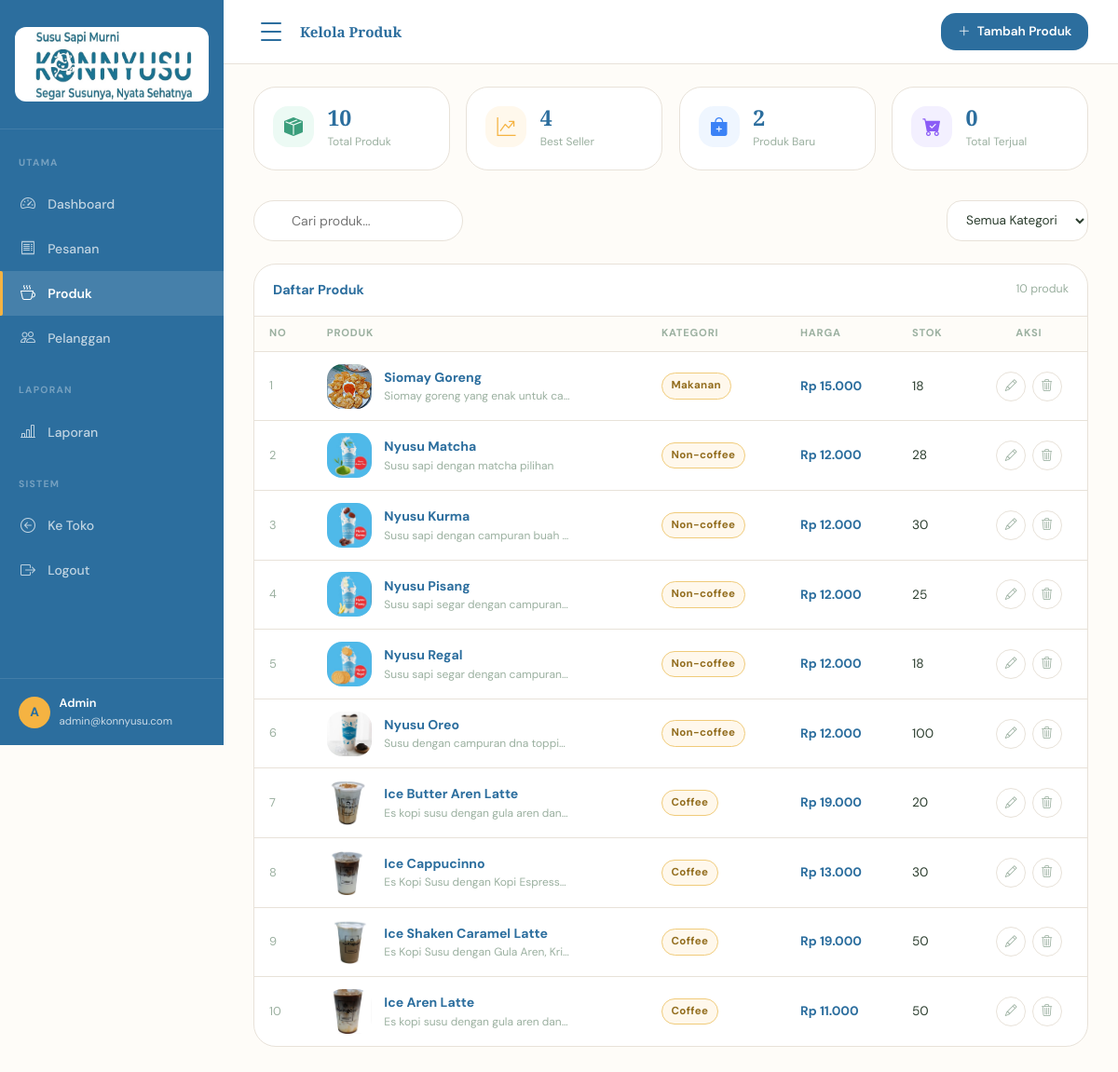
The app's page /admin/products/products.php (signed in) with its own data.
### tables this page shows
CREATE TABLE `menu` (
  `menu_id` int NOT NULL,
  `name` varchar(100) NOT NULL,
  `description` text,
  `price` int NOT NULL,
  `category` varchar(50) NOT NULL,
  `image` varchar(255) DEFAULT NULL,
  `stock` int DEFAULT '0',
  `is_new` tinyint(1) DEFAULT '0',
  `is_best` tinyint(1) DEFAULT '0',
  `sold` int DEFAULT '0',
  `created_at` timestamp NULL DEFAULT CURRENT_TIMESTAMP,
  `updated_at` timestamp NULL DEFAULT CURRENT_TIMESTAMP ON UPDATE CURRENT_TIMESTAMP
);

### config/order.php (called while the page is built, shortened)
<?php
require_once __DIR__ . '/database.php';
function getProductsWithRealSold(): array {
    global $pdo;
    $stmt = $pdo->query("
        SELECT m.menu_id AS id, m.name, m.description, m.price, m.category, m.image, m.stock, m.is_new, m.is_best,
            COALESCE(SUM(oi.quantity), 0) AS sold,
            COALESCE(SUM(oi.quantity), 0) AS real_sold
        FROM menu m
        LEFT JOIN order_item oi ON m.menu_id = oi.menu_id
        LEFT JOIN orders o ON oi.order_id = o.order_id AND o.order_status = 'completed'
        GROUP BY m.menu_id
        ORDER BY m.menu_id DESC
    ");
    return $stmt->fetchAll();
}
?>

### data/products.php (called while the page is built, shortened)
<?php
function formatRupiah(int $amount): string {
    return 'Rp ' . number_format($amount, 0, ',', '.');
}
?>

### admin/products/products.php (the view, shortened to what this page needs)
<?php
require_once __DIR__ . '/../../data/products.php';
require_once __DIR__ . '/../../config/order.php';
$products = getProductsWithRealSold();
$stats = [
    'total'      => count($products),
    'best'       => count(array_filter($products, fn($p) => $p['is_best'])),
    'new'        => count(array_filter($products, fn($p) => $p['is_new'])),
    'total_sold' => array_sum(array_column($products, 'real_sold'))
];
?>
<!DOCTYPE html>
<html lang="id">
<head>
<link href="https://cdn.jsdelivr.net/npm/bootstrap@5.3.3/dist/css/bootstrap.min.css" rel="stylesheet">
<link rel="stylesheet" href="https://cdn.jsdelivr.net/npm/bootstrap-icons@1.11.3/font/bootstrap-icons.min.css">
<link rel="stylesheet" href="../../assets/css/global.css">
</head>
<body>
<div class="admin-layout">
<aside class="admin-sidebar">
  <div class="sidebar-brand">
    <img src="../../assets/img/logo.jpeg" alt="Konnyusu" style="height:80px;border-radius:12px;">
  </div>
  <nav class="sidebar-nav">
    <div class="sidebar-section-label">Utama</div>
    <a href="../dashboard/dashboard.php" class="sidebar-link"><i class="bi bi-speedometer2"></i> Dashboard</a>
    <a href="../orders/orders.php" class="sidebar-link"><i class="bi bi-receipt"></i> Pesanan</a>
    <a href="products.php" class="sidebar-link active"><i class="bi bi-cup-hot"></i> Produk</a>
    <a href="../customers/customers.php" class="sidebar-link"><i class="bi bi-people"></i> Pelanggan</a>
    <div class="sidebar-section-label mt-3">Laporan</div>
    <a href="../reports/reports.php" class="sidebar-link"><i class="bi bi-bar-chart-line"></i> Laporan</a>
    <div class="sidebar-section-label mt-3">Sistem</div>
    <a href="../../home/home.php" class="sidebar-link"><i class="bi bi-arrow-left-circle"></i> Ke Toko</a>
    <a href="../../auth/logout.php" class="sidebar-link"><i class="bi bi-box-arrow-right"></i> Logout</a>
  </nav>
  <div class="sidebar-footer">
    <div class="sidebar-user">
      <div class="sidebar-user-avatar">A</div>
      <div><div style="color:#fff;font-weight:600;font-size:.8rem;">Admin</div><div style="font-size:.72rem;">admin@konnyusu.com</div></div>
    </div>
  </div>
</aside>
<div class="admin-main">
  <div class="admin-topbar">
    <div class="admin-topbar__left">
      <button class="hamburger-btn" id="hamburgerBtn" aria-label="Menu">
        <span></span>
        <span></span>
        <span></span>
      </button>
      <h6>Kelola Produk</h6>
    </div>
    <button class="btn-brand" style="font-size:.85rem;padding:.55rem 1.1rem;" onclick="openModal('addModal')">
      <i class="bi bi-plus-lg me-1"></i> Tambah Produk
    </button>
  </div>
  <div class="admin-body">
    <div class="stat-grid">
      <div class="stat-card">
        <div class="stat-card__icon stat-card__icon--green"><i class="bi bi-box-seam-fill"></i></div>
        <div><div class="stat-card__val"><?=number_format($stats['total'])?></div><div class="stat-card__label">Total Produk</div></div>
      </div>
      <div class="stat-card">
        <div class="stat-card__icon stat-card__icon--amber"><i class="bi bi-graph-up-arrow"></i></div>
        <div><div class="stat-card__val"><?=$stats['best']?></div><div class="stat-card__label">Best Seller</div></div>
      </div>
      <div class="stat-card">
        <div class="stat-card__icon stat-card__icon--blue"><i class="bi bi-bag-plus-fill"></i></div>
        <div><div class="stat-card__val"><?=$stats['new']?></div><div class="stat-card__label">Produk Baru</div></div>
      </div>
      <div class="stat-card">
        <div class="stat-card__icon stat-card__icon--purple"><i class="bi bi-cart-check-fill"></i></div>
        <div><div class="stat-card__val"><?=number_format($stats['total_sold'])?></div><div class="stat-card__label">Total Terjual</div></div>
      </div>
    </div>
    <div class="search-filter">
      <div style="position:relative;flex:1;min-width:200px;">
        <input type="text" placeholder="Cari produk..." class="search-input" id="searchInput">
      </div>
      <select id="categoryFilter" style="padding:.6rem 1rem;border:1.5px solid var(--border);border-radius:var(--radius-md);background:var(--white);font-family:var(--font-body);font-size:.85rem;color:var(--text-dark);">
        <option value="all">Semua Kategori</option>
      </select>
    </div>
    <div style="background:var(--white);border:1px solid var(--border);border-radius:var(--radius-lg);overflow:hidden;">
      <div style="padding:1rem 1.25rem;border-bottom:1px solid var(--border);display:flex;align-items:center;justify-content:space-between;">
        <span style="font-size:.9rem;font-weight:700;color:var(--primary);">Daftar Produk</span>
        <span style="font-size:.78rem;color:var(--text-muted);"><?=count($products)?> produk</span>
      </div>
      <div style="overflow-x:auto;">
        <table class="k-table" id="productsTable">
          <thead><tr><th>No</th><th>Produk</th><th>Kategori</th><th>Harga</th><th>Stok</th><th style="text-align:center">Aksi</th></tr></thead>
          <tbody>
          <?php foreach($products as $i=>$p):
            $imgSrc=!empty($p['image'])?'../../assets/img/products/'.$p['image']:'';
          ?>
          <tr data-name="<?=strtolower($p['name'])?>" data-category="<?=$p['category']?>">
            <td style="color:var(--text-muted);font-size:.8rem;"><?=$i+1?></td>
            <td><div style="display:flex;align-items:center;gap:.85rem;">
              <img src="<?=$imgSrc?>" class="prod-thumb" onerror="this.src='https://placehold.co/48x48/1a3c2e/f0cb7a?text=K'">
              <div><div style="font-weight:700;font-size:.88rem;color:var(--primary);"><?=htmlspecialchars($p['name'])?></div>
              <div style="font-size:.75rem;color:var(--text-muted);max-width:200px;white-space:nowrap;overflow:hidden;text-overflow:ellipsis;"><?=htmlspecialchars($p['description'])?></div></div>
            </div></td>
            <td><span class="k-badge k-badge-accent"><?=ucfirst($p['category'])?></span></td>
            <td style="font-weight:700;color:var(--primary);"><?=formatRupiah($p['price'])?></td>
            <td><?=$p['stock']?></td>
            <td style="text-align:center">
              <div style="display:flex;align-items:center;gap:.4rem;justify-content:center;">
                <button onclick="openEditModal(this, <?= (int)$p['id'] ?>)"
                  data-name="<?= htmlspecialchars($p['name'], ENT_QUOTES, 'UTF-8') ?>"
                  data-price="<?= (int)$p['price'] ?>"
                  data-category="<?= htmlspecialchars($p['category'], ENT_QUOTES, 'UTF-8') ?>"
                  data-desc="<?= htmlspecialchars($p['description'], ENT_QUOTES, 'UTF-8') ?>"
                  data-stock="<?= (int)$p['stock'] ?>"
                  data-is-new="<?= (int)$p['is_new'] ?>"
                  data-is-best="<?= (int)$p['is_best'] ?>"
                  data-image="<?= htmlspecialchars($p['image'] ?? '', ENT_QUOTES, 'UTF-8') ?>"
                  style="width:32px;height:32px;border-radius:var(--radius-md);border:1px solid var(--border);background:none;display:flex;align-items:center;justify-content:center;color:var(--text-muted);cursor:pointer;" title="Edit">
                  <i class="bi bi-pencil" style="font-size:.8rem;"></i>
                </button>
                <button onclick="openDeleteModal(this, <?= (int)$p['id'] ?>)"
                  data-name="<?= htmlspecialchars($p['name'], ENT_QUOTES, 'UTF-8') ?>"
                  style="width:32px;height:32px;border-radius:var(--radius-md);border:1px solid var(--border);background:none;display:flex;align-items:center;justify-content:center;color:var(--text-muted);cursor:pointer;" title="Delete">
                  <i class="bi bi-trash3" style="font-size:.8rem;"></i>
                </button>
              </div>
            </td>
          </tr>
          <?php endforeach;?>
          </tbody>
        </table>
      </div>
    </div>
  </div>
</div>
</div>
</body>
</html>

### assets/css/global.css (style rules this page uses)
:root { --primary: #2c6e9e; --primary-light: #4a8ec2; --accent: #f5b342; --accent-light: #f7cc7a; --cream: #fefcf8; --cream-dark: #f2efe8; --text-dark: #2c3e2f; --text-mid: #5a6b5a; --text-muted: #9bb0a0; --white: #ffffff; --danger: #e05252; --success: #3b9e7c; --border: #e8e2d9; --radius-sm: 8px; --radius-md: 16px; --radius-lg: 24px; --radius-xl: 36px; --shadow-sm: 0 2px 8px rgba(26,60,46,.08); --shadow-md: 0 8px 24px rgba(26,60,46,.12); --shadow-lg: 0 20px 48px rgba(26,60,46,.16); --font-display: 'Playfair Display', Georgia, serif; --font-body: 'DM Sans', system-ui, sans-serif; }
*, *::before, *::after { box-sizing: border-box; margin: 0; padding: 0; }
html { scroll-behavior: smooth; }
body { font-family: var(--font-body); background: var(--cream); color: var(--text-dark); line-height: 1.6; -webkit-font-smoothing: antialiased; }
h1,h2,h3,h4,h5,h6 { font-family: var(--font-display); color: var(--primary); }
a { text-decoration: none; color: inherit; transition: color .2s; }
img { max-width: 100%; display: block; }
.btn-brand { background: var(--primary); color: var(--white); border: none; border-radius: var(--radius-xl); padding: .65rem 1.5rem; font-family: var(--font-body); font-weight: 600; font-size: .9rem; cursor: pointer; transition: background .2s, transform .15s, box-shadow .2s; }
.k-badge { display: inline-flex; align-items: center; gap: .25rem; padding: .2rem .7rem; border-radius: var(--radius-xl); font-size: .72rem; font-weight: 600; }
.k-badge-accent { background: #fff8ec; color: var(--accent); border: 1px solid #f0cb7a; }

### records on screen
menu: image (picture), name "Siomay Goreng", description "Siomay goreng yang enak untuk ca…", category "Makanan", price "Rp 15.000", stock "18"
menu: image (picture), name "Nyusu Matcha", description "Susu sapi dengan matcha pilihan", category "Non-coffee", price "Rp 12.000", stock "28"
menu: image (picture), name "Nyusu Kurma", description "Susu sapi dengan campuran buah…", category "Non-coffee", price "Rp 12.000", stock "30"
menu: image (picture), name "Nyusu Pisang", description "Susu sapi segar dengan campuran…", category "Non-coffee", price "Rp 12.000", stock "25"
menu: image (picture), name "Nyusu Regal", description "Susu sapi segar dengan campuran…", category "Non-coffee", price "Rp 12.000", stock "18"
menu: image (picture), name "Nyusu Oreo", description "Susu dengan campuran dna toppi…", category "Non-coffee", price "Rp 12.000", stock "100"
menu: image (picture), name "Ice Butter Aren Latte", description "Es kopi susu dengan gula aren dan…", category "Coffee", price "Rp 19.000", stock "20"
menu: image (picture), name "Ice Cappucinno", description "Es Kopi Susu dengan Kopi Espress…", category "Coffee", price "Rp 13.000", stock "30"
menu: image (picture), name "Ice Shaken Caramel Latte", description "Es Kopi Susu dengan Gula Aren, Kri…", category "Coffee", price "Rp 19.000", stock "50"
menu: image (picture), name "Ice Aren Latte", description "Es kopi susu dengan gula aren dan…", category "Coffee", price "Rp 11.000", stock "50"

### other values on screen
$stats['total'] "10"
$stats['best'] "4"
$stats['new'] "2"
$stats['total_sold'] "0"
count($products) "10"
